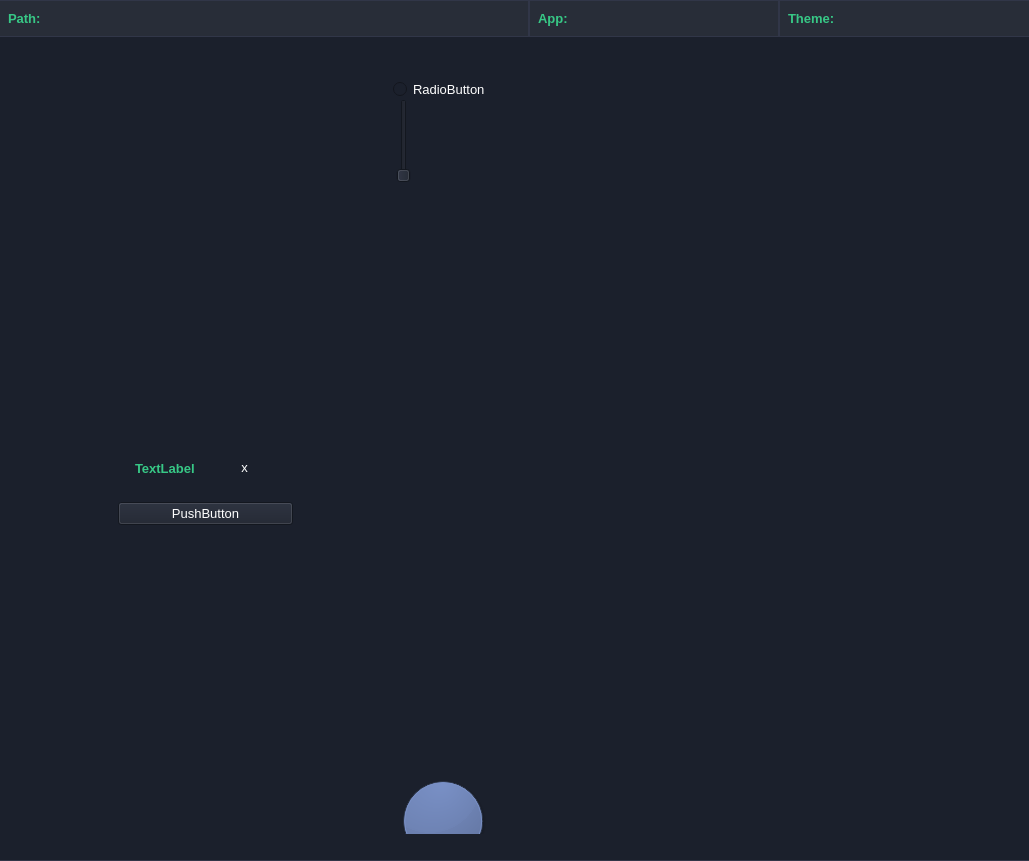
<?xml version="1.0" encoding="UTF-8"?>
<ui version="4.0">
 <class>MainWindow</class>
 <widget class="QMainWindow" name="MainWindow">
  <property name="geometry">
   <rect>
    <x>0</x>
    <y>0</y>
    <width>1029</width>
    <height>861</height>
   </rect>
  </property>
  <property name="windowTitle">
   <string>MainWindow</string>
  </property>
  <widget class="QWidget" name="centralwidget">
   <property name="styleSheet">
    <string notr="true">*{
	background: #1b202c;
	color: #fff;
	font-size: 16px;
}

#centralwidget{
	border-bottom: 1px solid  rgb(49, 54, 72);
}

QFrame{ 
    border: 0px solid;
}

QWidget{
	color:#fff;
    font-size: 13px;
}

#header_frame QLabel{
	border: 1px solid rgb(49, 54, 72);
	background: #282d38;
}

QLabel#apps_path{
	border-left: none;
}

QLabel#selected_theme{
	border-right: none;
}

QLabel#apps_app{
	border-left: none;
	border-right: none;
}
QLabel{
	font-weight: bold;
	color: #37c886;
	min-height: 35px;
	padding-left: 5px;
}

QPushButton:hover{
	border: 2px solid cyan;
	border-radius: 10px;
}</string>
   </property>
   <layout class="QVBoxLayout" name="verticalLayout">
    <property name="spacing">
     <number>0</number>
    </property>
    <property name="leftMargin">
     <number>0</number>
    </property>
    <property name="topMargin">
     <number>0</number>
    </property>
    <property name="rightMargin">
     <number>0</number>
    </property>
    <item>
     <widget class="QWidget" name="widget" native="true">
      <layout class="QVBoxLayout" name="verticalLayout_2">
       <property name="leftMargin">
        <number>0</number>
       </property>
       <property name="topMargin">
        <number>0</number>
       </property>
       <property name="rightMargin">
        <number>0</number>
       </property>
       <item>
        <widget class="QFrame" name="header_frame">
         <property name="minimumSize">
          <size>
           <width>0</width>
           <height>0</height>
          </size>
         </property>
         <property name="frameShape">
          <enum>QFrame::StyledPanel</enum>
         </property>
         <property name="frameShadow">
          <enum>QFrame::Raised</enum>
         </property>
         <layout class="QHBoxLayout" name="horizontalLayout">
          <property name="spacing">
           <number>0</number>
          </property>
          <property name="leftMargin">
           <number>0</number>
          </property>
          <property name="topMargin">
           <number>0</number>
          </property>
          <property name="rightMargin">
           <number>0</number>
          </property>
          <item>
           <widget class="QLabel" name="apps_path">
            <property name="text">
             <string>Path: </string>
            </property>
           </widget>
          </item>
          <item>
           <widget class="QLabel" name="selected_app">
            <property name="maximumSize">
             <size>
              <width>250</width>
              <height>16777215</height>
             </size>
            </property>
            <property name="text">
             <string>App: </string>
            </property>
           </widget>
          </item>
          <item>
           <widget class="QLabel" name="selected_theme">
            <property name="maximumSize">
             <size>
              <width>250</width>
              <height>16777215</height>
             </size>
            </property>
            <property name="text">
             <string>Theme:</string>
            </property>
           </widget>
          </item>
         </layout>
        </widget>
       </item>
       <item>
        <widget class="QFrame" name="createdApps">
         <property name="frameShape">
          <enum>QFrame::StyledPanel</enum>
         </property>
         <property name="frameShadow">
          <enum>QFrame::Raised</enum>
         </property>
         <layout class="QVBoxLayout" name="verticalLayout_3">
          <item>
           <widget class="QScrollArea" name="scrollArea">
            <property name="styleSheet">
             <string notr="true"/>
            </property>
            <property name="widgetResizable">
             <bool>true</bool>
            </property>
            <property name="alignment">
             <set>Qt::AlignHCenter|Qt::AlignTop</set>
            </property>
            <widget class="QWidget" name="scrollContent">
             <property name="geometry">
              <rect>
               <x>0</x>
               <y>0</y>
               <width>1011</width>
               <height>773</height>
              </rect>
             </property>
             <widget class="QSlider" name="verticalSlider">
              <property name="geometry">
               <rect>
                <x>384</x>
                <y>38</y>
                <width>22</width>
                <height>84</height>
               </rect>
              </property>
              <property name="orientation">
               <enum>Qt::Vertical</enum>
              </property>
             </widget>
             <widget class="QWidget" name="myApps" native="true">
              <property name="geometry">
               <rect>
                <x>384</x>
                <y>0</y>
                <width>18</width>
                <height>18</height>
               </rect>
              </property>
              <property name="styleSheet">
               <string notr="true"/>
              </property>
              <layout class="QGridLayout" name="myAppsLayout">
               <property name="spacing">
                <number>30</number>
               </property>
              </layout>
             </widget>
             <widget class="QDial" name="dial">
              <property name="geometry">
               <rect>
                <x>384</x>
                <y>710</y>
                <width>100</width>
                <height>100</height>
               </rect>
              </property>
             </widget>
             <widget class="QRadioButton" name="radioButton">
              <property name="geometry">
               <rect>
                <x>384</x>
                <y>18</y>
                <width>91</width>
                <height>20</height>
               </rect>
              </property>
              <property name="text">
               <string>RadioButton</string>
              </property>
             </widget>
             <widget class="QFrame" name="myFrame">
              <property name="geometry">
               <rect>
                <x>100</x>
                <y>370</y>
                <width>193</width>
                <height>103</height>
               </rect>
              </property>
              <property name="frameShape">
               <enum>QFrame::StyledPanel</enum>
              </property>
              <property name="frameShadow">
               <enum>QFrame::Raised</enum>
              </property>
              <layout class="QVBoxLayout" name="verticalLayout_4">
               <item>
                <widget class="QFrame" name="headerFrame">
                 <property name="frameShape">
                  <enum>QFrame::StyledPanel</enum>
                 </property>
                 <property name="frameShadow">
                  <enum>QFrame::Raised</enum>
                 </property>
                 <layout class="QHBoxLayout" name="horizontalLayout_2">
                  <item>
                   <widget class="QLabel" name="themeName">
                    <property name="text">
                     <string>TextLabel</string>
                    </property>
                   </widget>
                  </item>
                  <item>
                   <widget class="QPushButton" name="removeTheme">
                    <property name="cursor">
                     <cursorShape>PointingHandCursor</cursorShape>
                    </property>
                    <property name="text">
                     <string>x</string>
                    </property>
                    <property name="iconSize">
                     <size>
                      <width>32</width>
                      <height>32</height>
                     </size>
                    </property>
                    <property name="flat">
                     <bool>true</bool>
                    </property>
                   </widget>
                  </item>
                 </layout>
                </widget>
               </item>
               <item>
                <widget class="QPushButton" name="themeButton">
                 <property name="text">
                  <string>PushButton</string>
                 </property>
                </widget>
               </item>
              </layout>
             </widget>
            </widget>
           </widget>
          </item>
         </layout>
        </widget>
       </item>
      </layout>
     </widget>
    </item>
   </layout>
  </widget>
 </widget>
 <resources/>
 <connections/>
</ui>
